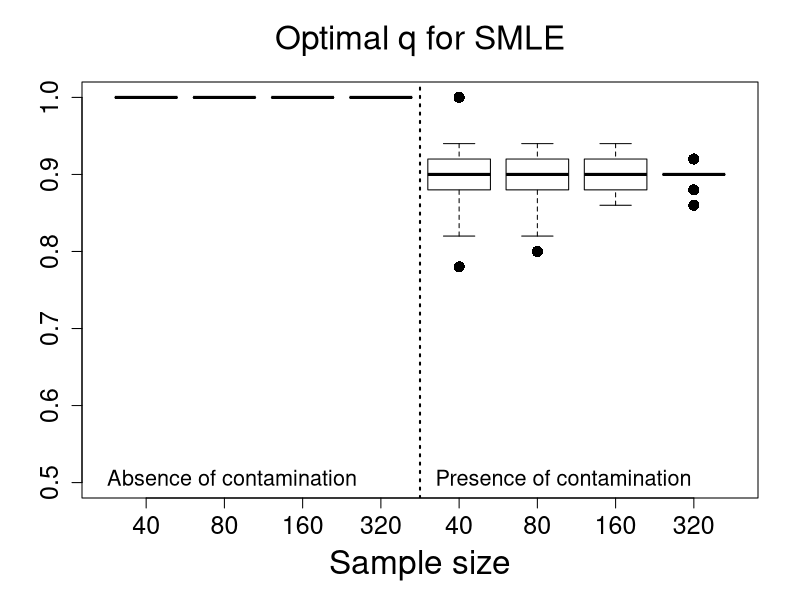
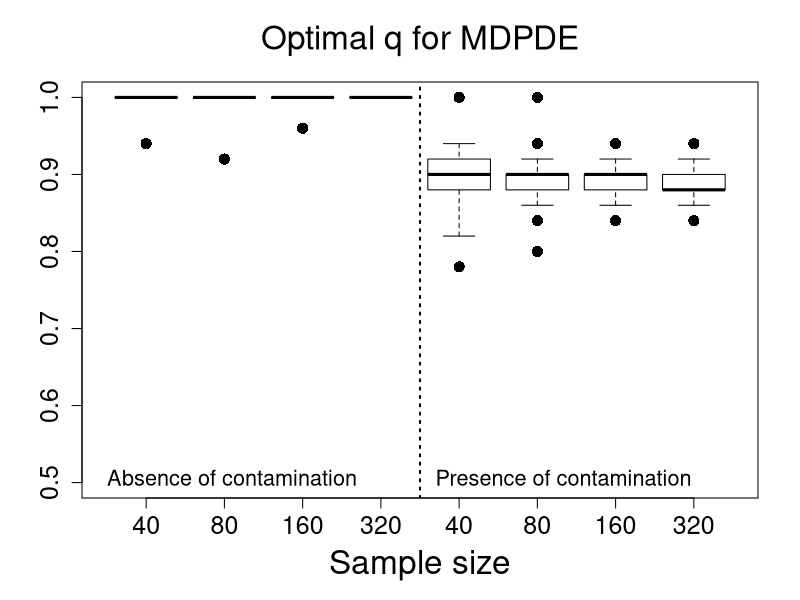

Write the R code that produced these figures, in order.
#***********************optimal tuning values***************#
rm(list=ls())

data40 <- read.table("Qoptimal_Scenario2_n40.txt", h=T)
data80 <- read.table("Qoptimal_Scenario2_n80.txt", h=T)
data160 <- read.table("Qoptimal_Scenario2_n160.txt", h=T)
data320 <- read.table("Qoptimal_Scenario2_n320.txt", h=T)

SMLE_n40 <-  data40$qoptimal_SMLE;     SMLEC_n40 <-   data40$qoptimal_SMLE_C
MDPDE_n40 <- data40$qoptimal_MDPDE;    MDPDEC_n40 <-  data40$qoptimal_MDPDE_C
SMLE_n80 <-  data80$qoptimal_SMLE;     SMLEC_n80 <-   data80$qoptimal_SMLE_C
MDPDE_n80 <- data80$qoptimal_MDPDE;    MDPDEC_n80 <-  data80$qoptimal_MDPDE_C
SMLE_n160 <- data160$qoptimal_SMLE;    SMLEC_n160 <-  data160$qoptimal_SMLE_C
MDPDE_n160 <-data160$qoptimal_MDPDE;   MDPDEC_n160 <- data160$qoptimal_MDPDE_C
SMLE_n320 <- data320$qoptimal_SMLE;    SMLEC_n320 <-  data320$qoptimal_SMLE_C
MDPDE_n320 <-data320$qoptimal_MDPDE;   MDPDEC_n320 <- data320$qoptimal_MDPDE_C

#==================================================================
#==================================================================

par(mfrow=c(1,1))

boxplot(SMLE_n40,SMLE_n80,SMLE_n160,SMLE_n320,SMLEC_n40,SMLEC_n80,SMLEC_n160,SMLEC_n320
,main=expression( paste("Optimal ", q, " for SMLE")),
xlab="Sample size",ylab="",names=c(40,80, 160, 320,40,80, 160, 320),outline=T,
ylim=c(0.5,1.0), cex=1.5,cex.lab=2.0,cex.axis=1.5,cex.main=2.0, pch=16, col=NULL)
#abline(1.0,0,col=2,lty=2,lwd=2)
abline(v=4.5,lty=3,lwd=2)
legend(0.0,0.54,"Absence of contamination",bty="n",cex=1.3)
legend(4.2,0.54,"Presence of contamination",bty="n",cex=1.3)


boxplot(MDPDE_n40,MDPDE_n80,MDPDE_n160,MDPDE_n320,MDPDEC_n40,MDPDEC_n80,MDPDEC_n160,MDPDEC_n320,
main=expression( paste("Optimal ", q, " for MDPDE")),
xlab="Sample size",ylab="",names=c(40,80, 160, 320,40,80, 160, 320),outline=T,
ylim=c(0.5,1.0), cex=1.5,cex.lab=2.0,cex.axis=1.5,cex.main=2.0, pch=16, col=NULL)
abline(v=4.5,lty=3,lwd=2)
legend(0.0,0.54,"Absence of contamination",bty="n",cex=1.3)
legend(4.2,0.54,"Presence of contamination",bty="n",cex=1.3)

#Median optimal tuning constants

#SMLE
apply(cbind(SMLE_n40,SMLE_n80,SMLE_n160,SMLE_n320,SMLEC_n40,SMLEC_n80,SMLEC_n160,SMLEC_n320),2,median)

#MDPDE
apply(cbind(MDPDE_n40,MDPDE_n80,MDPDE_n160,MDPDE_n320,MDPDEC_n40,MDPDEC_n80,MDPDEC_n160,MDPDEC_n320),2,median)





